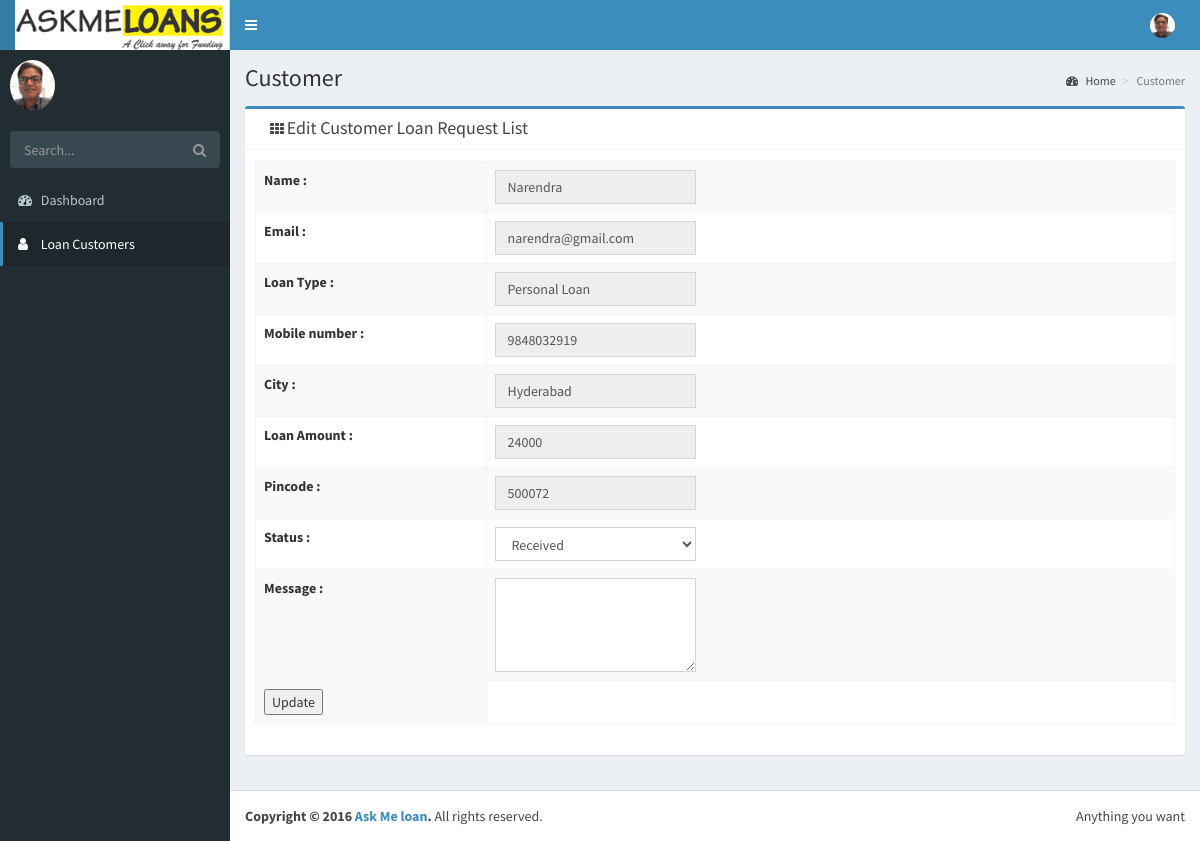
/Site_Admin/editloanuser.php?id=4, run on the app's committed database.
### tables this page shows
CREATE TABLE `loanuser` (
  `id` int(11) NOT NULL,
  `name` varchar(200) NOT NULL,
  `email` varchar(200) NOT NULL,
  `loantype` varchar(200) NOT NULL,
  `phone` varchar(200) NOT NULL,
  `city` varchar(200) NOT NULL,
  `amount` varchar(200) NOT NULL,
  `pincode` varchar(200) NOT NULL,
  `message` varchar(200) NOT NULL,
  `time` varchar(200) NOT NULL,
  `autoid` varchar(200) NOT NULL,
  `status` varchar(200) NOT NULL
);

### Site_Admin/editloanuser.php (the view, shortened to what this page needs)
<?php
include "header.php";
include "sidebar.php";
$id=$_GET['id'];
$result=mysql_query("select * from loanuser where id='$id'");
?>
  <div class="content-wrapper">
    <section class="content-header">
      <h1>Customer
      </h1>
      <ol class="breadcrumb">
        <li><a href="#"><i class="fa fa-dashboard"></i> Home</a></li>
        <li class="active">Customer </li>
      </ol>
    </section>
    <section class="content">
      <div class="row">
		<div class="col-md-12">
				<div class="box box-primary">
            <div class="box-header with-border">
              <div class="col-md-6">
				<i class="fa fa-th"></i>
				<h3 class="box-title">Edit Customer Loan Request List</h3>
			  </div>
            </div>
			<?php
			while($row=mysql_fetch_array($result)){ ?>
            <div class="box-body">
				<div id="example1_wrapper" class="dataTables_wrapper form-inline dt-bootstrap">
				<div class="col-sm-6"></div></div><div class="row"><div class="col-sm-12"><table id="example1" class="table table-bordered table-striped dataTable" role="grid" aria-describedby="example1_info">
                <div class="row" align="center">
				<form method="post" action="updateloanuser.php?id=<?php echo $row['id']; ?>">
				<tr>
				<td><b>Name :</b></td><td><input type="text" class="form-control" name="name" value="<?php echo $row['name']; ?>" readonly></td></tr>
				<tr>
				<td><b>Email :</b></td><td><input type="text" class="form-control" name="email" value="<?php echo $row['email']; ?>" readonly></td></tr>
				<tr>
				<td><b>Loan Type :</b></td><td><input type="text" class="form-control" name="loantype" value="<?php echo $row['loantype']; ?>" readonly></td></tr>
				<tr>
				<td><b>Mobile number :</b></td><td><input type="text" class="form-control" name="phone" value="<?php echo $row['phone']; ?>" readonly></td></tr>
				<tr>
				<td><b>City :</b></td><td><input type="text" class="form-control" name="city" value="<?php echo $row['city']; ?>" readonly></td></tr>
				<tr>
				<td><b>Loan Amount :</b></td><td><input type="text" class="form-control" name="amount" value="<?php echo $row['amount']; ?>" readonly></td></tr>
				<tr>
				<td><b>Pincode :</b></td><td><input type="text" class="form-control" name="pincode" value="<?php echo $row['pincode']; ?>" readonly></td></tr>
				<tr>
				<td><b>Status :</b></td><td><select name="status" value="<?php echo $row['status']; ?>" class="form-control">
				<option value="Received">Received</option>
				</td></tr>
				<tr>
				<td><b>Message :</b></td><td><textarea name="message" class="form-control" rows="4" cols="40" required></textarea></td></tr>
				<tr>
				<tr><td><input type="submit" align="center" name="submit" value="Update"></td></tr>
				</form>
			</table><?php } ?></div></div>
			  <div class="col-md-7">
          </div>
        </div>
		</div>
	  </div>
    </section>
  </div>
  <footer class="main-footer">
    <div class="pull-right hidden-xs">
      Anything you want
    </div>
    <strong>Copyright &copy; 2016 <a href="#">Ask Me loan</a>.</strong> All rights reserved.
  </footer>
</div>
</body>
</html>

### data on the page
loanuser: name "Narendra", email "narendra@gmail.com", loantype "Personal Loan", phone "9848032919", city "Hyderabad", amount "24000", pincode "500072", status "Received"
